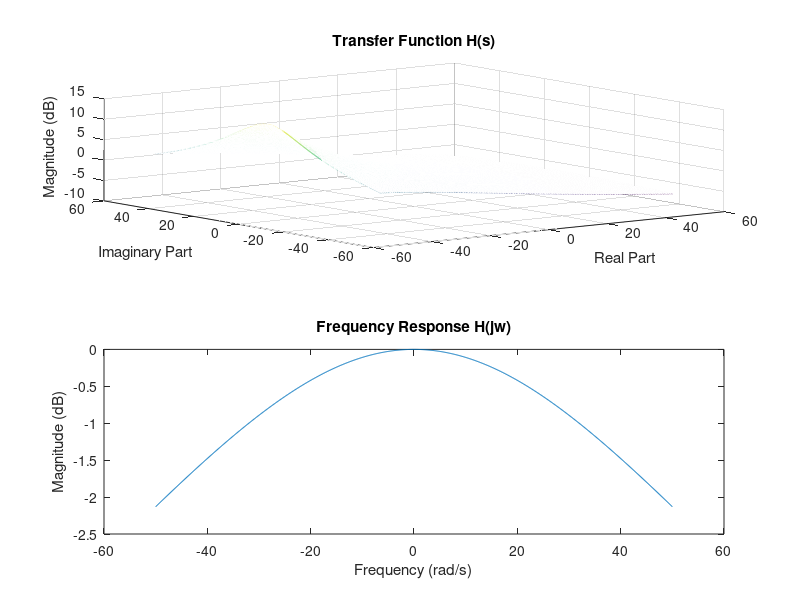

Write MATLAB code to recreate this figure.
% 定义截止频率
wc = 2*pi*10; % 10 Hz cutoff frequency

% 定义复频率范围，包括实部和虚部
[s_real, s_imag] = meshgrid(-50:0.1:50, -50:0.1:50);
s = s_real + 1j*s_imag;

% 定义传递函数
H_s = 1 ./ (1 + s/wc);

% 定义频率范围
w = -50:0.1:50;

% 定义频响函数
H_w = 1 ./ (1 + 1j*w/wc);

% 绘制传递函数和频响函数
figure;
subplot(2,1,1);
mesh(s_real, s_imag, 20*log10(abs(H_s)));
xlabel('Real Part');
ylabel('Imaginary Part');
zlabel('Magnitude (dB)');
title('Transfer Function H(s)');

subplot(2,1,2);
plot(w, 20*log10(abs(H_w)));
xlabel('Frequency (rad/s)');
ylabel('Magnitude (dB)');
title('Frequency Response H(jw)');
